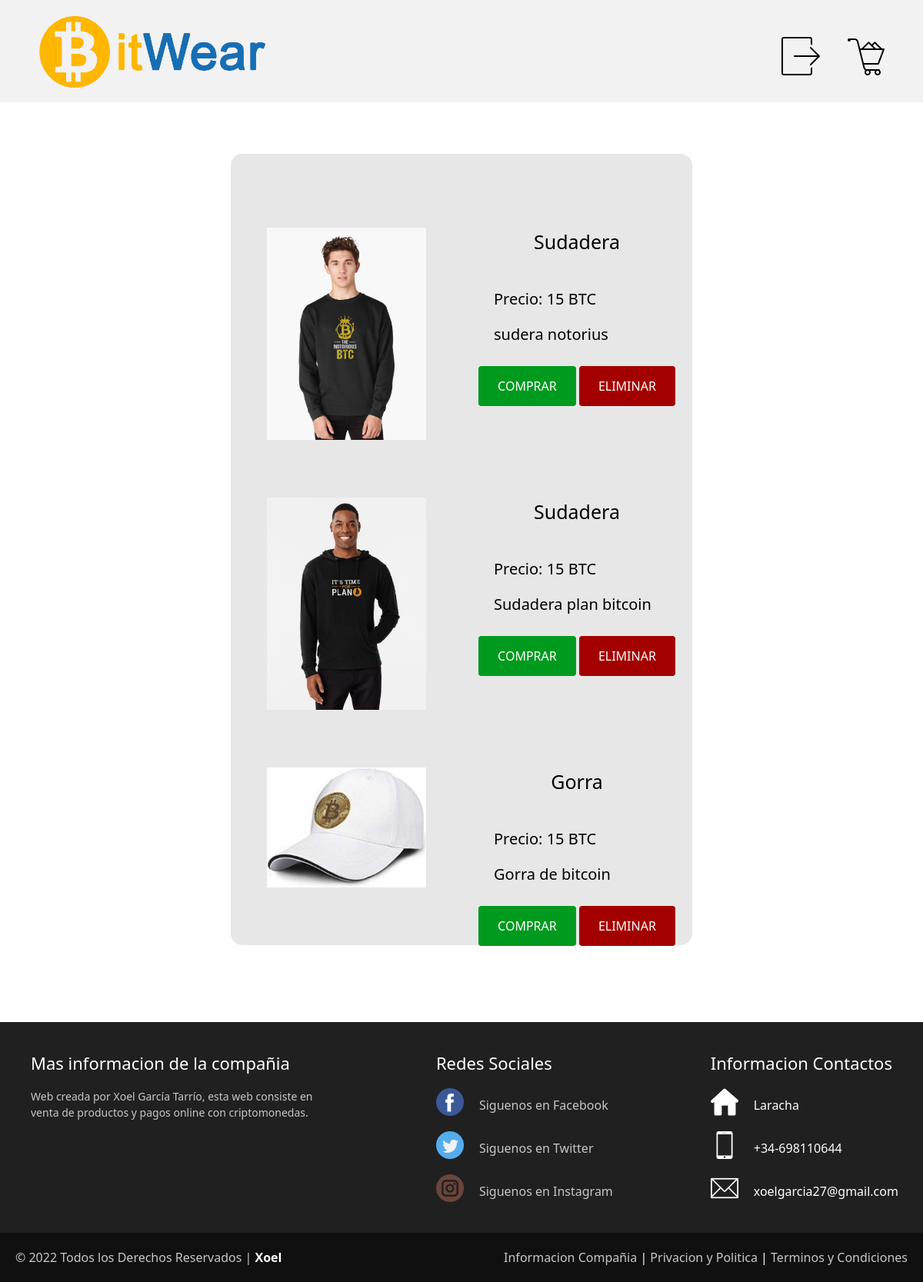
Screenshot of /diseño/vista.php (signed in) with the database file from the repository.
### tables this page shows
CREATE TABLE `tcarrito` (
  `id` int(11) NOT NULL AUTO_INCREMENT,
  `id_user` int(11) DEFAULT NULL,
  `id_producto` int(11) DEFAULT NULL,
  `cantidad` int(11) DEFAULT NULL,
  PRIMARY KEY (`id`),
  KEY `id_user` (`id_user`),
  KEY `id_producto` (`id_producto`),
  CONSTRAINT `tcarrito_ibfk_1` FOREIGN KEY (`id_user`) REFERENCES `tuser` (`id`),
  CONSTRAINT `tcarrito_ibfk_2` FOREIGN KEY (`id_producto`) REFERENCES `tproductos` (`id`)
);

CREATE TABLE `tproductos` (
  `id` int(11) NOT NULL AUTO_INCREMENT,
  `nombre` varchar(50) NOT NULL,
  `descripcion` varchar(300) NOT NULL,
  `precio` int(11) NOT NULL,
  `imagen` varchar(200) NOT NULL,
  `id_categoria` int(11) NOT NULL,
  PRIMARY KEY (`id`),
  KEY `id_categoria` (`id_categoria`),
  CONSTRAINT `tproductos_ibfk_1` FOREIGN KEY (`id_categoria`) REFERENCES `tcategoria` (`id`)
);

### diseño/vista.php (the view, shortened to what this page needs)
<?php
    $mysqli = get_db_connection_or_die();
    $user_id = $_SESSION['user_id'];
?>
<!DOCTYPE html>
<html lang="en">
<head>
    <link rel="stylesheet" type="text/css" href="/font-awesome-4.7.0/css/font-awesome.min.css">
    <link href="https://cdn.jsdelivr.net/npm/bootstrap@5.2.0-beta1/dist/css/bootstrap.min.css" rel="stylesheet">
    <link rel="stylesheet" href="estilos/estilo.css">
</head>
<body>
    <header>
        <div class="row fixed-top">
            <div class="col">
            <a href="sesion.php"><img src="imagenes/logo_bitwear.png" alt="" width="300px" id="logo"></a>
            </div>
            <div class="col text-end">
            <a href="logout.php"><img src="imagenes/logout.png" alt="LOGOUT" width="50px" id="iconos"></a>
            <a href="carrito.php"><img src="imagenes/carrito.png" alt="CARRITO" width="50px" id="iconos"></a>
            </div>
        </div>
    </header>
    <div class="container" id="contenedor_producto">
    <?php
            if (empty($user_id)) {
                header('Location: error.php?mensaje=Error');
            } else {
                echo '<br>';
                echo '<br>';
                echo '<br>';
                echo '<br>';
                    $sql = 'SELECT tproductos.id, tproductos.nombre, tproductos.descripcion, tproductos.imagen, tproductos.precio, tcarrito.id_user FROM tproductos INNER JOIN tcarrito ON tproductos.id = tcarrito.id_producto WHERE tcarrito.id_user ='.$user_id.' ORDER BY tcarrito.id_producto';
                    $result1 = mysqli_query($mysqli, $sql) or die('Query Error');
                    while ($row = mysqli_fetch_array($result1)) {
                        echo '<div class="row">
                            <div class="col" style="text-align:center">
                                <a href="producto.php?id='.$row['id'].'"><img src="' . $row['imagen'] . '" alt="imagen" id="imagen" width="75%"/></a>
                            </div>
                            <div class="col">
                                <p id="nombre">'.$row['nombre'].'</p>
                                <br>
                                <p id="precio">Precio: '.$row['precio'].' BTC </p>
                                <p id="descripcion">'.$row['descripcion'].'</p>
                                <br>
                                <a href="eliminar.php?id='.$row['id'].'" id="enlace_compra">COMPRAR</a>
                                <a href="eliminar.php?id='.$row['id'].'" id="enlace_eliminar">ELIMINAR</a>
                                <br>
                                </div>
                        </div>';
                    }
            }
        ?>
        </div>
    <footer>
       <div class="container-footer-all">
            <div class="container-body-footer">
                <div class="colum1-footer">
                    <h1>Mas informacion de la compañia</h1>
                    <p>Web creada por Xoel García Tarrío, esta web consiste en venta de productos y pagos online con criptomonedas.</p>
                </div>
                <div class="colum2-footer">
                    <h1>Redes Sociales</h1>
                    <div class="row-footer">
                        <img src="icon/facebook.png">
                        <label>Siguenos en Facebook</label>
                    </div>
                    <div class="row-footer">
                        <img src="icon/twitter.png">
                        <label>Siguenos en Twitter</label>
                    </div>
                    <div class="row-footer">
                        <img src="icon/instagram.png">
                        <label>Siguenos en Instagram</label>
                    </div>
                </div>
                <div class="colum3-footer">
                    <h1>Informacion Contactos</h1>
                    <div class="row2-footer">
                        <img src="icon/house.png">
                        <label>Laracha</label>
                    </div>
                    <div class="row2-footer">
                        <img src="icon/smartphone.png">
                        <label>+34-698110644</label>
                    </div>
                    <div class="row2-footer">
                        <img src="icon/contact.png">
                         <label>xoelgarcia27@gmail.com</label>
                    </div>
                </div>
            </div>
        </div>
        <div class="container-footer">
               <div class="footer">
                    <div class="copyright">
                        © 2022 Todos los Derechos Reservados | <a href="">Xoel</a>
                    </div>
                    <div class="information">
                        <a href="">Informacion Compañia</a> | <a href="">Privacion y Politica</a> | <a href="">Terminos y Condiciones</a>
                    </div>
                </div>
            </div>
    </footer>
</body>
</html>

### diseño/estilos/estilo.css (style rules this page uses)
* { box-sizing: border-box; }
#logo { margin-top: auto; margin-left: 2rem; }
#iconos { margin-top: 2rem; margin-right: 2rem; }
header .row { background-color: #f2f2f2; padding: 1rem; }
footer { width: 100%; background: #202020; color: white; }
.container-footer-all { width: 100%; margin: auto; padding: 40px; }
.container-body-footer { display: flex; justify-content: space-between; }
.colum1-footer { max-width: 400px; }
.colum1-footer h1 { font-size: 22px; }
.colum1-footer p { font-size: 14px; color: #C7C7C7; margin-top: 20px; }
.colum2-footer { max-width: 400px; }
.colum2-footer h1 { font-size: 22px; }
.row-footer { margin-top: 20px; display: flex; }
.row-footer img { width: 36px; height: 36px; }
.row-footer label { margin-top: 10px; margin-left: 20px; color: #C7C7C7; }
.colum3-footer { max-width: 400px; }
.colum3-footer h1 { font-size: 22px; }
.row2-footer { margin-top: 20px; display: flex; }
.row2-footer img { width: 36px; height: 36px; }
.row2-footer label { margin-top: 10px; margin-left: 20px; max-width: 140px; }
.container-footer { width: 100%; background: #101010; }
.footer { max-width: 100%; margin: auto; display: flex; justify-content: space-between; padding: 20px; }
.copyright { color: #C7C7C7; }
.copyright a { text-decoration: none; color: white; font-weight: bold; }
.information a { text-decoration: none; color: #C7C7C7; }
#enlace_compra { background-color: #009a1f; color: white; padding: 15px 25px; text-decoration: none; border-radius: 4px; }
#enlace_eliminar { background-color: #a30000; color: white; padding: 15px 25px; text-decoration: none; border-radius: 4px; }
#imagen { margin-bottom: 75px; }
#nombre { font-size: 25px; color: black; }
#precio { font-size: 20px; color: black; margin-right: 30px; margin-left: 30px; font-size: 20px; text-align: justify; }
#descripcion { color: black; margin-right: 30px; margin-left: 30px; font-size: 20px; text-align: justify; }
#contenedor_producto { background-color: rgba(128, 128, 128, 0.193); margin-top: 200px; margin-bottom: 100px; width: 50%; border-radius: 15px; text-align: center; }

### rows the page displays
tcarrito: id_producto.imagen (picture), id_producto.nombre "Sudadera", id_producto.precio "15", id_producto.descripcion "sudera notorius"
tcarrito: id_producto.imagen (picture), id_producto.nombre "Sudadera", id_producto.precio "15", id_producto.descripcion "Sudadera plan bitcoin"
tcarrito: id_producto.imagen (picture), id_producto.nombre "Gorra", id_producto.precio "15", id_producto.descripcion "Gorra de bitcoin"
